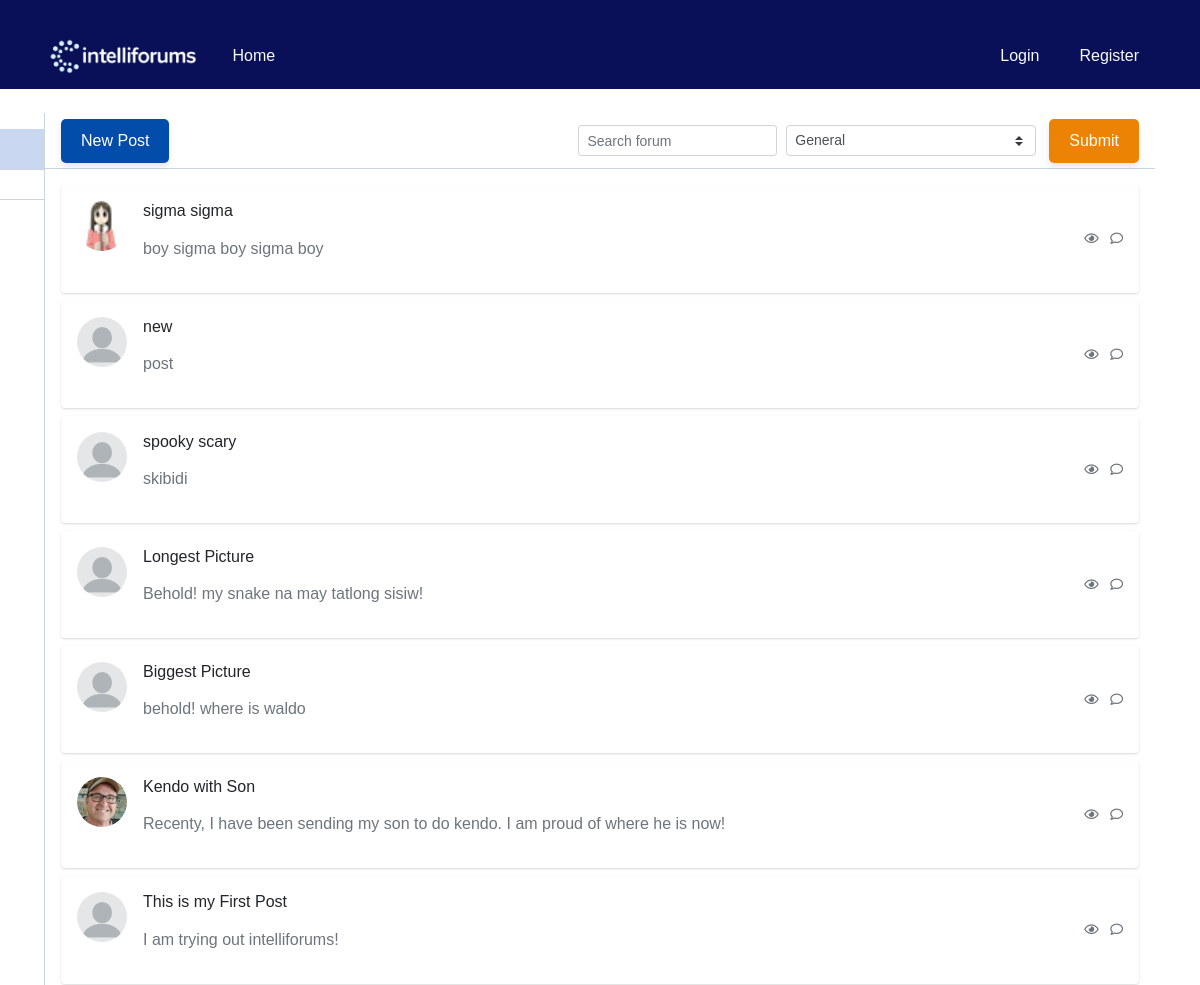
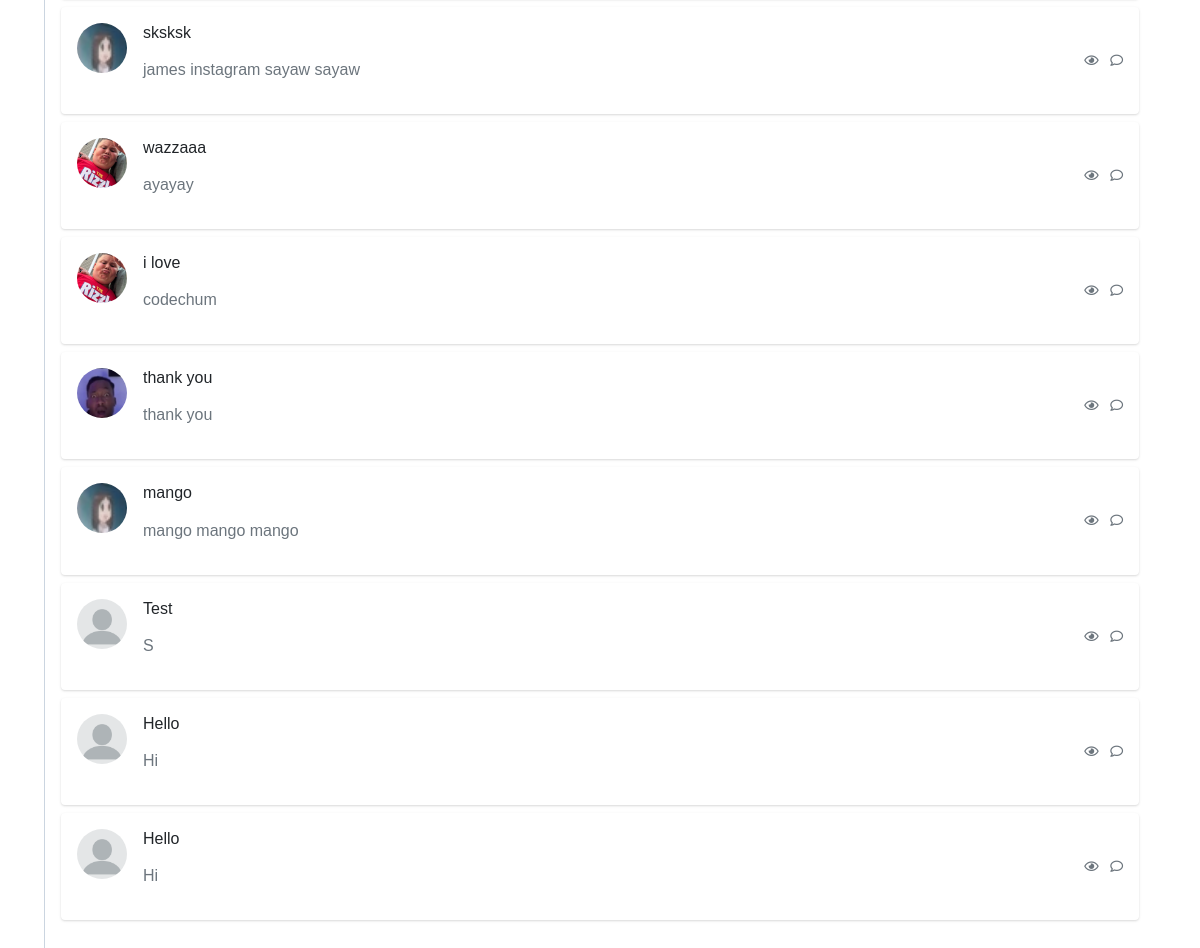
Before: /home/0/1/ with the older database file (2 pictures, top to bottom).
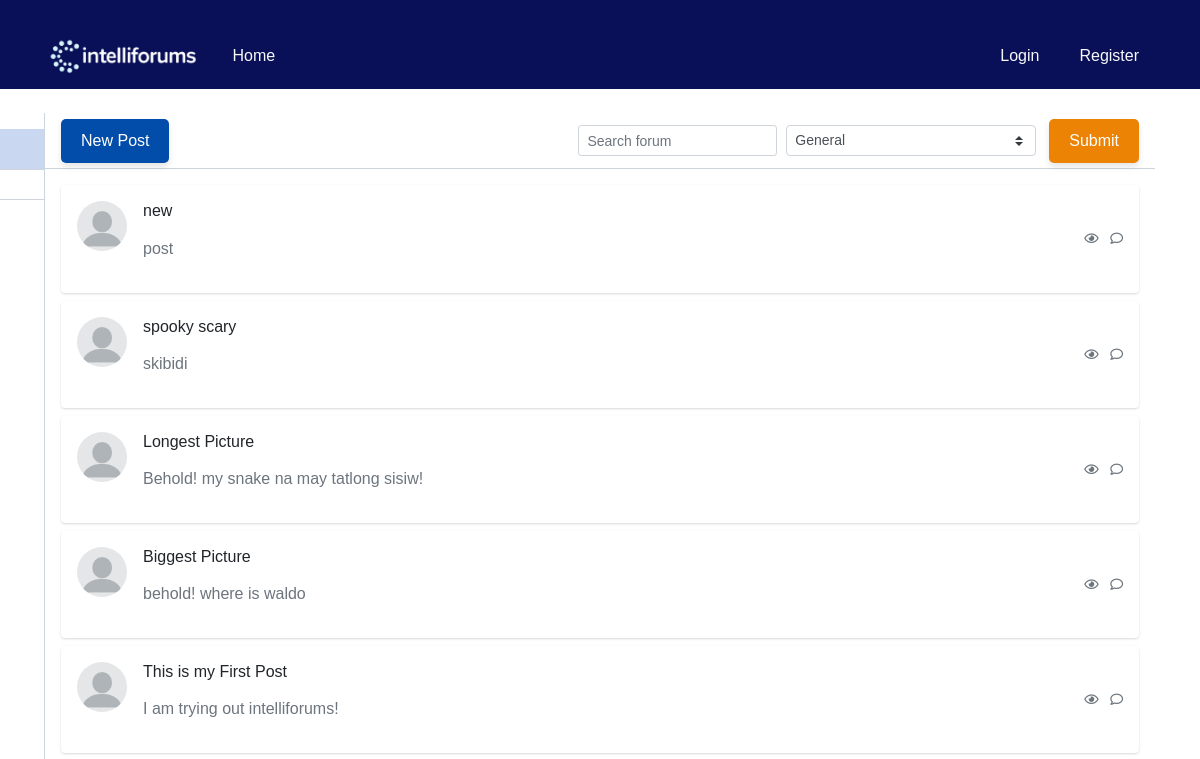
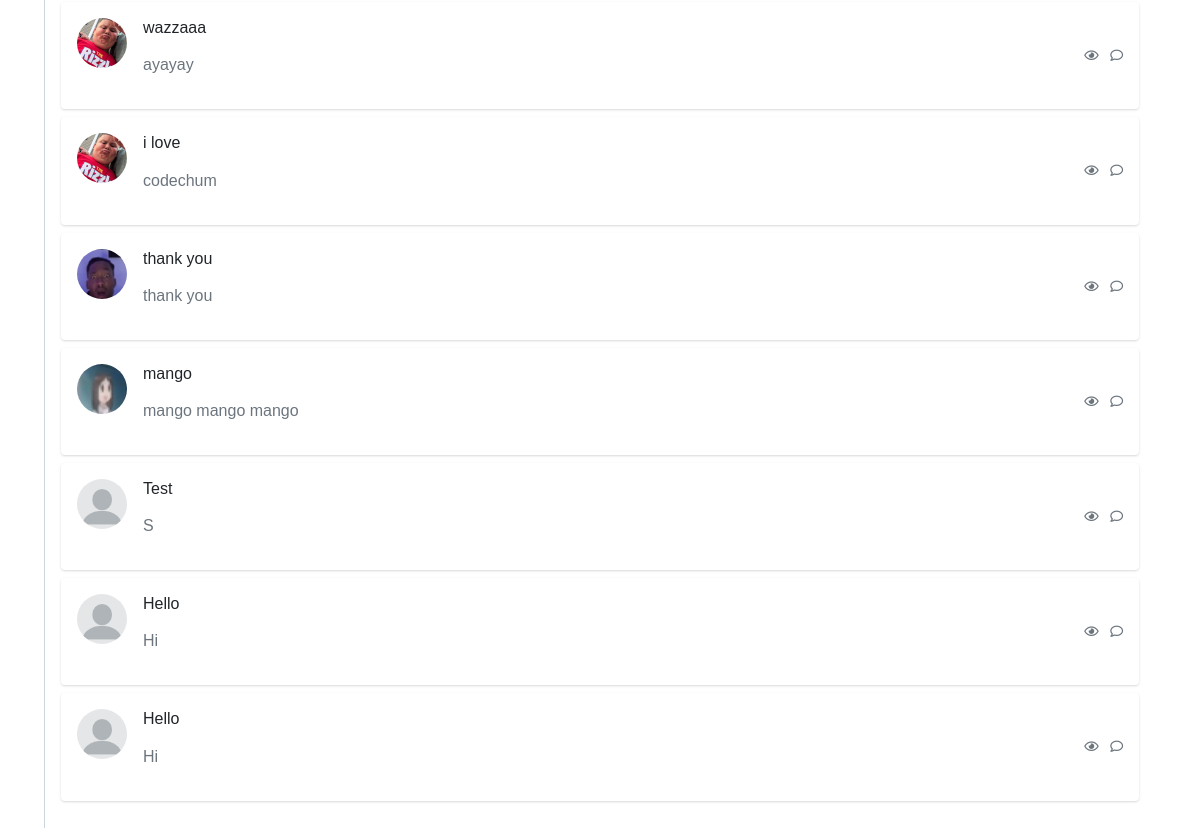
After: the same page with the newer database file (2 pictures, top to bottom).
### blog/models.py (models this page shows)
class UserPost(models.Model):
    post_ref = models.ForeignKey(Post, on_delete=models.CASCADE)
    user_ref = models.ForeignKey(User, on_delete=models.CASCADE)
    is_deleted = models.BooleanField(default=False)

### blog/views.py (the view)
# urls.py: path('home/<int:pk>/<int:page_number>/', views.fetch_posts, name='home'),
@csrf_protect
def fetch_posts(request, pk, page_number):
    banned_response = banned_propagator(request)
    if banned_response:
        return banned_response
    posts = []
    if request.method == 'POST':
        form = SearchForm(request.POST)
        if form.is_valid():
            substring = form.cleaned_data['content']
            choice = form.cleaned_data['choices']
            posts = _get_page_object(
                Paginator(
                    get_filtered_posts(
                        UserPost.objects.filter(
                            (Q(post_ref__title__icontains=substring) | Q(post_ref__content__icontains=substring)) &
                            Q(is_deleted=False))
                        .filter(id__in=Tag.objects.filter(forum_ref__id=choice)).values(
                            'post_ref__id',
                            'post_ref__user_ref__username',
                            'post_ref__title',
                            'post_ref__content',
                            'post_ref__created_at',
                            'post_ref__user_ref__picture',
                            'id'),
                    )
                    if Forum.objects.filter(id=choice).exists()
                    else get_filtered_posts(
                        UserPost.objects.filter(
                            Q(post_ref__title__icontains=substring) |
                            Q(post_ref__content__icontains=substring) &
                            Q(is_deleted=False)
                        )
                    ),
                    20
                ),
                page_number
            ).object_list
            pk = choice
    else:
        posts = _get_page_object(
            Paginator(
                get_filtered_posts(
                    UserPost.objects.filter(
                        id__in=Tag.objects.filter(forum_ref__id=pk)
                    )
                )
                if Forum.objects.filter(id=pk).exists()
                else get_filtered_posts(UserPost.objects.select_related('post_ref').filter(is_deleted=False)), 20
            ), page_number
        ).object_list
    search_form = SearchForm()
    posts = posts[::-1]
    forums = Forum.objects.all()
    return render(request, 'home.html', {
        'posts': posts,
        'page_number': page_number,
        'search_form': search_form,
        'user': request.user,
        'forums': forums,
        'forum_pk': int(pk)
    })

### blog/forms.py
class SearchForm(forms.Form):
    content = forms.CharField(
        widget=forms.TextInput(
            attrs={
                'class': 'form-control form-control-sm bg-gray-200 border-gray-200 shadow-none mb-4 mt-4',
                'placeholder': 'Search forum',
            },
        ),
        label="",
    )
    choices = forms.ChoiceField(
        label=""
    )
    def __init__(self, *args, **kwargs):
        super().__init__(*args, **kwargs)
        list_var = [(0, "General")]
        list_var.extend([(forum.id, forum.title)
                        for forum in Forum.objects.all()])
        self.fields['choices'].choices = list_var
        self.fields['choices'].widget.attrs.update(
            {'class': 'custom-select custom-select-sm w-auto mr-1'})

### blog/views.py (called while the page is built)
def banned_propagator(request):
    if request.user.is_authenticated and request.user.bans_received.exists():
        userban = request.user.bans_received.first()
        return render(request, 'banned.html', {
            'userban': userban,
        })
    return None

def get_filtered_posts(_object):
    return _object.values(
        'post_ref__id',
        'post_ref__user_ref__username',
        'post_ref__title',
        'post_ref__content',
        'post_ref__created_at',
        'post_ref__user_ref__picture',
        'user_ref__id',
        'id'
    )

def _get_page_object(paginator_object, page_number):
    try:
        page_object = paginator_object.page(page_number)
    except PageNotAnInteger:
        page_object = paginator_object.page(1)
    except EmptyPage:
        page_object = paginator_object.page(paginator_object.num_pages)
    return page_object

### blog/templates/home.html (shortened to what this page needs)
<!DOCTYPE html>
<html lang="en">
<head>
    {% load static %}
    <link rel="stylesheet" href="{% static 'blog/css/global.css' %}">
    <link rel="stylesheet" href="{% static 'blog/css/home.css' %}">
</head>
<body>
{% include 'header.html' %}
<div class="container">
    <div class="main-body p-0">
        <div class="inner-wrapper">
            {% include 'sidebar.html' %}
            <div class="inner-main">
                <div class="inner-main-header">
                    <button type="button" class="black-button" onclick= "location.href = '{% url 'new_post' %}'">New Post</button>
                    <span class="input-icon input-icon-sm ml-auto w-auto">
                        <form action="" method="post" class="d-flex align-items-center">
                            {{ search_form.content }}
                            {{ search_form.choices }}
                            <button class="orange-button" type="submit">Submit</button>
                        </form>
                    </span>
                </div>
                <div class="inner-main-body p-2 p-sm-3 collapse forum-content show">
                    {% for post in posts %}
                        <div class="card mb-2" onclick="window.location.href='{% url 'post_detail' pk=post.id page_number=1 %}'" style="cursor: pointer;">
                            <div class="card-body p-2 p-sm-3">
                                <div class="media forum-item">
                                    <a href="#" data-toggle="collapse" data-target=".forum-content">
                                        <img src="/media/{{ post.post_ref__user_ref__picture }}" class="mr-3 rounded-circle" width="50" height="50" alt="User" onclick="event.stopPropagation(); window.location.href='/profile/{{ post.user_ref__id }}/'"/>
                                    </a>
                                    <div class="media-body">
                                        <h6>
                                            <p class="text-body">{{ post.post_ref__title }}</p>
                                        </h6>
                                        <p class="text-secondary">
                                            {{ post.post_ref__content }}
                                        </p>
                                    </div>
                                    <div class="text-muted small text-center align-self-center">
                                        <span class="d-none d-sm-inline-block">
                                            <i class="far fa-eye"></i>
                                        </span>
                                        <span>
                                            <i class="far fa-comment ml-2"></i>
                                        </span>
                                    </div>
                                </div>
                            </div>
                        </div>
                    {% endfor %}
                </div>
            </div>
        </div>
    </div>
</div>
</body>
</html>

### blog/templates/header.html (shortened to what this page needs)
<!DOCTYPE html>
<html lang="en">
<head>
    {% load static %}
    <link rel="stylesheet" href="https://cdn.jsdelivr.net/npm/bootstrap@4.1.3/dist/css/bootstrap.min.css">
    <link rel="stylesheet" href="https://cdnjs.cloudflare.com/ajax/libs/font-awesome/5.12.0-2/css/all.min.css" />
    <link rel="stylesheet" href="{% static 'blog/css/global.css' %}">
</head>
<body>
    <link rel="stylesheet" href="{% static 'blog/css/header.css' %}">
    <nav class="navbar">
        <div class="container d-flex justify-content-between align-items-center">
            <div class="d-flex align-items-center">
                <img src="{% static 'images/logo.png' %}" alt="Logo" style="max-height:50px;">
                <a class="nav-link text-light ml-3" href="/">Home</a>
            </div>
            <div class="d-flex align-items-center">
            {% if current_user %}
                {% if current_user.is_authenticated %}
                    <img src="{{ current_user.picture.url }}" alt="Profile Picture" class="profile-img" style="height:30px;width:30px;border-radius:50%;">
                    {% if current_user.is_staff %}
                    <a class="nav-link text-light ml-2" href="/adminpanel/">Admin</a>
                    {% endif %}
                    <a class="nav-link text-light ml-2" href="/profile/{{current_user.id}}">Profile</a>
                    <a class="nav-link text-light ml-2" href="{% url 'logout' %}">Logout</a>
                {% else %}
                    <a class="nav-link text-light" href="/login/">Login</a>
                    <a class="nav-link text-light ml-2" href="/register/">Register</a>
                {% endif %}
            {% else %}
                {% if user.is_authenticated %}
                    <img src="{{ user.picture.url }}" alt="Profile Picture" class="profile-img" style="height:30px;width:30px;border-radius:50%;">
                    {% if user.is_staff %}
                    <a class="nav-link text-light ml-2" href="/adminpanel/">Admin</a>
                    {% endif %}
                    <a class="nav-link text-light ml-2" href="/profile/{{user.id}}">Profile</a>
                    <a class="nav-link text-light ml-2" href="{% url 'logout' %}">Logout</a>
                {% else %}
                    <a class="nav-link text-light" href="/login/">Login</a>
                    <a class="nav-link text-light ml-2" href="/register/">Register</a>
                {% endif %}
            {% endif %}
            </div>
        </div>
    </nav>
</body>
</html>

### blog/templates/sidebar.html (shortened to what this page needs)
<!DOCTYPE html>
<html>
    <head>
        <link href="https://cdn.jsdelivr.net/npm/bootstrap@4.4.1/dist/css/bootstrap.min.css" rel="stylesheet">
    </head>
    <body>
        <div class="inner-sidebar">
            <div class="inner-sidebar-body p-0">
                <div class="p-3 h-100" data-simplebar="init">
                    <div class="simplebar-wrapper" style="margin: -16px;">
                        <div class="simplebar-mask">
                            <div class="simplebar-offset" style="right: 0; bottom: 0;">
                                <div class="simplebar-content-wrapper" style="height: 100%; overflow: hidden scroll;">
                                    <div class="simplebar-content" style="padding: 16px;">
                                        <nav class="nav nav-pills nav-gap-y-1 flex-column">
                                            <a href="javascript:void(0)" class="nav-link nav-link-faded has-icon active">All Threads</a>
                                            <select class="custom-select custom-select-sm w-auto mr-1" id="forum-filter">
                                                {% if forum_pk == 0 %}
                                                    <option selected value="0">General</option>
                                                {% else %}
                                                    <option value="0">General</option>
                                                {% endif %}
                                            </select>
                                        </nav>
                                    </div>
                                </div>
                            </div>
                        </div>
                    </div>
                </div>
            </div>
        </div>
    </body>
</html>

### blog/static/blog/css/global.css (style rules this page uses)
* { font-family: Verdana, Geneva, Tahoma, sans-serif; }
.black-button { background-color: #024CAA; color: white; border: none; padding: 10px 20px; font-size: 16px; border-radius: 5px; cursor: pointer; box-shadow: 0px 4px 6px rgba(0, 0, 0, 0.1); transition: background-color 0.3s ease; }
.orange-button { background-color: #EC8305; color: white; border: none; padding: 10px 20px; font-size: 16px; border-radius: 5px; cursor: pointer; box-shadow: 0px 4px 6px rgba(0, 0, 0, 0.1); transition: background-color 0.3s ease; }

### blog/static/blog/css/home.css (style rules this page uses)
body { margin-top:20px; color: #1a202c; text-align: left; background-color: #e2e8f0; width: 100%; }
.inner-wrapper { position: relative; height: calc(100vh - 3.5rem); transition: transform 0.3s; }
.inner-main, .inner-sidebar { position: absolute; top: 0; bottom: 0; left: 0; display: flex; flex-direction: column; }
.inner-sidebar { left: 0; width: 235px; border-right: 1px solid #cbd5e0; background-color: #fff; z-index: 1; }
.inner-main { right: 0; left: 235px; }
.inner-main-footer, .inner-main-header, .inner-sidebar-footer, .inner-sidebar-header { height: 3.5rem; border-bottom: 1px solid #cbd5e0; display: flex; align-items: center; padding: 0 1rem; flex-shrink: 0; }
.inner-main-body, .inner-sidebar-body { padding: 1rem; overflow-y: auto; position: relative; flex: 1 1 auto; }
.inner-main-footer, .inner-main-header { background-color: #fff; }
.inner-sidebar { left: -235px; }
.inner-main { left: 0; width: 100%; }
.nav .show>.nav-link.nav-link-faded, .nav-link.nav-link-faded.active, .nav-link.nav-link-faded:active, .nav-pills .nav-link.nav-link-faded.active, .navbar-nav .show>.nav-link.nav-link-faded { color: #3367b5; background-color: #c9d8f0; }
.nav-pills .nav-link.active, .nav-pills .show>.nav-link { color: #fff; background-color: #467bcb; }
.nav-link.has-icon { display: flex; align-items: center; }
.nav-link.active { color: #467bcb; }
.nav-pills .nav-link { border-radius: .25rem; }
.nav-link { color: #4a5568; }
.card { box-shadow: 0 1px 3px 0 rgba(0,0,0,.1), 0 1px 2px 0 rgba(0,0,0,.06); }
.card { position: relative; display: flex; flex-direction: column; min-width: 0; word-wrap: break-word; background-color: #fff; background-clip: border-box; border: 0 solid rgba(0,0,0,.125); border-radius: .25rem; width: 100%; }
.card-body { flex: 1 1 auto; min-height: 1px; padding: 1rem; width: 100%; }
.container { margin-top: 2%; width: 100%; }

### blog/static/blog/css/header.css (style rules this page uses)
nav { background-color: #091057; }

### blog/templates/sidebar.html (style rules this page uses)
.inner-wrapper { position: relative; height: calc(100vh - 3.5rem); transition: transform 0.3s; }
.inner-main, .inner-sidebar { position: absolute; top: 0; bottom: 0; left: 0; display: flex; flex-direction: column; }
.inner-sidebar { left: 0; width: 235px; border-right: 1px solid #cbd5e0; background-color: #fff; z-index: 1; }
.inner-main { right: 0; left: 235px; }
.inner-main-footer, .inner-main-header, .inner-sidebar-footer, .inner-sidebar-header { height: 3.5rem; border-bottom: 1px solid #cbd5e0; display: flex; align-items: center; padding: 0 1rem; flex-shrink: 0; }
.inner-main-body, .inner-sidebar-body { padding: 1rem; overflow-y: auto; position: relative; flex: 1 1 auto; }
.inner-main-footer, .inner-main-header { background-color: #fff; }
.inner-sidebar { left: -235px; }
.inner-main { left: 0; width: 100%; }
.nav .show>.nav-link.nav-link-faded, .nav-link.nav-link-faded.active, .nav-link.nav-link-faded:active, .nav-pills .nav-link.nav-link-faded.active, .navbar-nav .show>.nav-link.nav-link-faded { color: #3367b5; background-color: #c9d8f0; }
.nav-pills .nav-link.active, .nav-pills .show>.nav-link { color: #fff; background-color: #467bcb; }
.nav-link.has-icon { display: flex; align-items: center; }
.nav-link.active { color: #467bcb; }
.nav-pills .nav-link { border-radius: .25rem; }
.nav-link { color: #4a5568; }
.card { box-shadow: 0 1px 3px 0 rgba(0,0,0,.1), 0 1px 2px 0 rgba(0,0,0,.06); }
.card { position: relative; display: flex; flex-direction: column; min-width: 0; word-wrap: break-word; background-color: #fff; background-clip: border-box; border: 0 solid rgba(0,0,0,.125); border-radius: .25rem; width: 100%; }
.card-body { flex: 1 1 auto; min-height: 1px; padding: 1rem; width: 100%; }
.container { margin-top: 2%; width: 100%; }

Changed rows visible on the page:
removed UserPost: shows a picture, post_ref__title "sigma sigma", post_ref__content "boy sigma boy sigma boy"
removed UserPost: shows a picture, post_ref__title "Kendo with Son", post_ref__content "Recenty, I have been sending my son to do kendo. I am proud of where he is now!"
removed UserPost: post_ref__title "sksksk", post_ref__content "james instagram sayaw sayaw"
